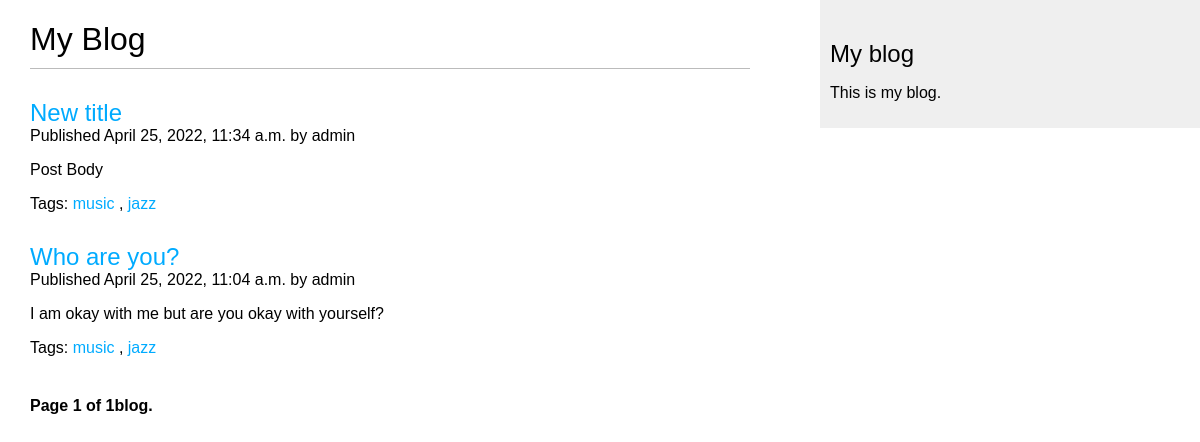
Page /blogapp/ on the committed database.
### blogapp/models.py (models this page shows, shortened)
class Post(models.Model):
    STATUS_CHOICES = (("draft", "Draft"), ("published","Published"),)
    title = models.CharField(max_length= 250)
    slug = models.SlugField(max_length=250, unique_for_date="publish")
    author = models.ForeignKey(User, on_delete=models.CASCADE, related_name="blog_posts")
    body = models.TextField()
    publish = models.DateTimeField(default=timezone.now)
    created = models.DateTimeField(auto_now_add= True)
    updated = models.DateTimeField(auto_now_add=True)
    status = models.CharField(max_length=10, choices= STATUS_CHOICES, default="draft")
    tags = TaggableManager()
    class Meta:
        ordering = ("-publish", )
    objects = models.Manager()
    published = PublishedManager()
    def get_absolute_url(self):
        return reverse("blogapp:post_detail", args=[self.publish.year, self.publish.month, self.publish.day, self.slug])

### blogapp/views.py (the view)
# urls.py: path("", views.post_list, name = "post_list"),
def post_list(request,tag_slug = None):
    object_list = Post.published.all()
    tag = None
    if tag_slug:
        tag = get_object_or_404(Tag, slug = tag_slug)
        object_list = object_list.filter(tags__in = [tag])
    paginator = Paginator(object_list,3)
    page = request.GET.get("page")
    try:
        posts = paginator.page(page)
    except PageNotAnInteger:
        posts = paginator.page(1)
    except EmptyPage:
        posts = paginator.page(paginator.num_pages)
    return render(request, "blogapp/post/list.html", {"page":page, "posts":posts, "tag":tag})

### blogapp/models.py (called while the page is built)
    def get_queryset(self):
        return super(PublishedManager, self).get_queryset().filter(status="published")

### blogapp/templates/blogapp/post/list.html (shortened to what this page needs)
{% extends "blogapp/base.html" %}
{%block content %}
<h1>My Blog</h1>
{% for post in posts %}
<h2>
    <a href = "{{ post.get_absolute_url }}">{{post.title}}</a>
</h2
<p class = "date">
    Published {{post.publish}} by {{post.author }}
{{post.body|truncatewords:30|linebreaks}}
<p class = "tags">Tags: {% for tag in post.tags.all %}
    <a href = "{% url 'blogapp:post_list_by_tag' tag.slug %}">
        {{tag.name}}
    </a>
    {% if not forloop.last %}, {% endif %}
    {% endfor %}</p>
{% endfor %}
{% include "pagination.html" with page=posts %}
{% endblock %}

### blogapp/templates/blogapp/base.html (shortened to what this page needs)
{% load static %}
<!DOCTYPE html>
<html lang="en">
  <head>
    <link href='{% static "css/blogapp.css" %}' rel="stylesheet" />
  </head>
  <body>
    <div id="content">{% block content %} {% endblock %}</div>
    <div id="sidebar">
      <h2>My blog</h2>
      <p>This is my blog.</p>
    </div>
  </body>
</html>

### blogapp/templates/pagination.html (shortened to what this page needs)
<div class="pagination">
  <span class="step-links">
    <span class="current">
      Page {{ page.number}} of {{page.paginator.num_pages}}blog.
    </span>
  </span>
</div>

### blogapp/static/css/blogapp.css (style rules this page uses)
body { margin: 0; padding: 0; font-family: helvetica, sans-serif; }
a { color: #00abff; text-decoration: none; }
h1 { font-weight: normal; border-bottom: 1px solid #bbb; padding: 0 0 10px 0; }
h2 { font-weight: normal; margin: 30px 0 0; }
#content { float: left; width: 60%; padding: 0 0 0 30px; }
#sidebar { float: right; width: 30%; padding: 10px; background: #efefef; height: 100%; }
.pagination { margin: 40px 0; font-weight: bold; }

### rows in the picture
Post: title "New title", publish "April 25, 2022, 11:34 a.m.", author "admin", body "Post Body"
Tag: name "music"
Tag: name "jazz"
Post: title "Who are you?", publish "April 25, 2022, 11:04 a.m.", author "admin", body "I am okay with me but are you okay with yourself?"

### other values in the picture
{{ page.number }} "1"
{{ page.paginator.num_pages }} "1"
